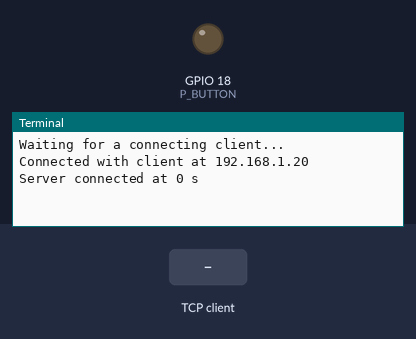
Simulated run of this program. Board: Raspberry Pi (BCM pin numbers). Shown: output pins drawn as LEDs (lit = HIGH), the last lines printed to the terminal. The test bench sets the inputs (shaded band). One TCP client connects 1 s after the port opens and stays connected; threads take turns every 2 ms.

Above: at 1.2 s.
1.3 s: the TCP client sends "on"
At 2.1 s:
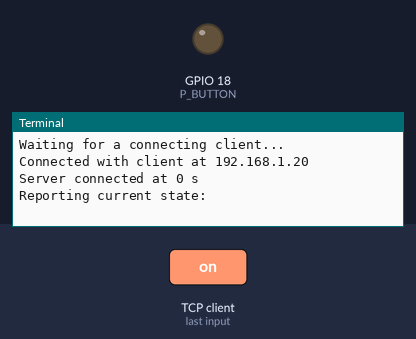
2.8 s: the TCP client sends "off"
At 3.3 s:
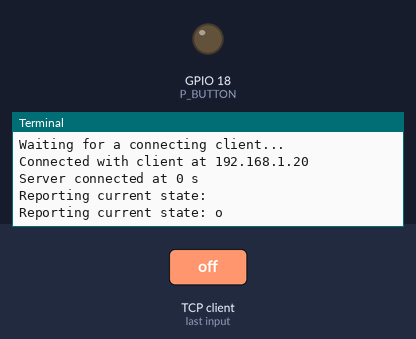

Measured:
- after the input at 1.3 s, the terminal: prints a new line at once (image 1)
- after the input at 2.8 s, the terminal: prints a new line at once (image 2)

The program:

tcpSocketServer.py
```python
#---------------------------------------------------------------------------------------
# This script starts a simple tcp server on the Raspberry Pi board, which connects to
# the Android Unity client and allows it to turn on and off a LED connected to the  board
# (this LED could represent a haptic sensor controlled by the Raspberry)
#--------------
# Victor Blanco Bataller
# 2021/03/18
# Turku University of Applied Sciences
#----------------------------------------------------------------------------------------


from threading import Thread
import socket
import time
import RPi.GPIO as GPIO

# Make this True if you want to print more details on the Raspberry cmd while debugging
VERBOSE = False

# port where the server will be allocated
IP_PORT = 50000

# pin where the LED is connected
P_BUTTON = 18 # adapt to your wiring

#-------------------------------
# setup()
# Function to set up the pin for the LED
def setup():

    # We set up our pin (18 in our case) so it can work as an output pin and power the LED
    GPIO.setmode(GPIO.BCM)
    GPIO.setwarnings(False)
    GPIO.setup(P_BUTTON, GPIO.OUT)

#-------------------------------
# debug()
# Function used for getting more details while debugging
def debug(text):
    if VERBOSE:
        print("Debug:---", text)


#.....................................................................
# ---------------------- class SocketHandler ------------------------
#---------------------------------------------------------------------
class SocketHandler(Thread):
    def __init__(self, conn):
        Thread.__init__(self)
        self.conn = conn

    #---------------------------
    # run():
    # This function is the one that listens to the client, waiting for some message so it can send it to executeCommand()
    # if there are no messages it just iterates without doing anything
    #-----------------------------
    def run(self):
        global isConnected
        debug("SocketHandler started")
        while True:
            cmd = ""
            try:
                debug("Calling blocking conn.recv()")
                cmd = str(self.conn.recv(1024).decode('utf-8'))
            except:
                debug("exception in conn.recv()")
                print("Connection reset from the peer")
                # happens when connection is reset from the peer
                break
            #debug("Received cmd: " + cmd + " len: " + str(len(cmd)))
            if len(cmd) == 0:
                break


            # We call the function which determines what happens to the LED depending on the message
            self.executeCommand(cmd)
        conn.close()
        print ("Client disconnected. Waiting for next client...")
        isConnected = False
        debug("SocketHandler terminated")

    #---------
    # executeCommand(cmd):
    # Called when the server recieves a message, turns LED on if message is "on" and off if it is "off".
    # Also returns the message to the client, so it can display it somewhere
    #--------
    def executeCommand(self, cmd):
        #debug("Calling executeCommand() with  cmd: " + cmd)


        # Now we send the data to the client
        self.conn.send(cmd.encode('utf-8'))

        if str(cmd[:-2]) == 'on':  # remove new line characters

            # turn LED on
            GPIO.output(P_BUTTON,GPIO.HIGH)

            print ("Reporting current state:", "LED ON")

        elif str(cmd[:-2]) == 'off':

            # turn led off
            GPIO.output(P_BUTTON,GPIO.LOW)

            print ("Reporting current state:", "LED OFF")


        else:


            print ("Reporting current state:", str(cmd[:-2]))


#---------------------------------------------------------------
# ----------------- End of SocketHandler -----------------------
#---------------------------------------------------------------

# Now that we have defined what we need, it is time to execute everything:

#----------------------------------------------------------------
#           Invocation of the functions, execution:
#---------------------------------------------------------------

# set up the pin
setup()

serverSocket = socket.socket(socket.AF_INET, socket.SOCK_STREAM)
# close port when process exits:
serverSocket.setsockopt(socket.SOL_SOCKET, socket.SO_REUSEADDR, 1)

debug("Socket created")

HOSTNAME = "" # Symbolic name meaning all available interfaces


# try to create the server and print an error message and exit if that fails
try:

    serverSocket.bind((HOSTNAME, IP_PORT))

except socket.error as msg:

    print ("Bind failed", msg[0], msg[1])
    sys.exit()

# now the server waits for clients
serverSocket.listen(10)

print ("Waiting for a connecting client...")

# not connected to a client
isConnected = False

#-----------------------------------------------------------------------
# this loop is what allows the server to keep looking for clients once the first one is disconnected
while True:

    debug("Calling blocking accept()...")

    # we create the connection and the client's address once the connection is accepted
    conn, addr = serverSocket.accept()

    print("Connected with client at " + addr[0])

    # now we are connected
    isConnected = True

    # we create our socket handler:
    socketHandler = SocketHandler(conn)

    # necessary to terminate it at program termination:
    socketHandler.setDaemon(True)

    # start our socket handler (the one which will recieve the messages and act upon them)
    socketHandler.start()

    t = 0
    # dummy loop just to remind us that the server is connected
    while isConnected:
        print("Server connected at", t, "s")
        time.sleep(10)
        t += 10

#---------------------------------------------------------------------------------
# End of execution code
#--------------------------------------------------------------------------------
```
